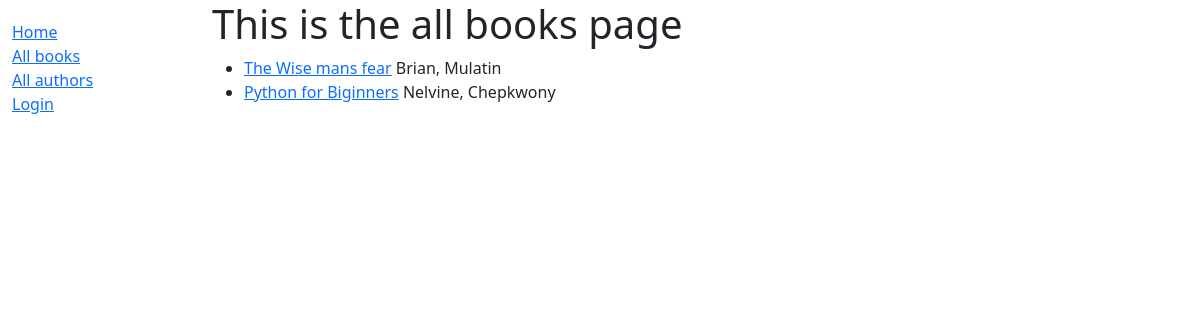
/catalog/books/, run on the app's committed database.
### catalog/models.py (models this page shows, shortened)
class Book(models.Model):
    title=models.CharField(max_length=200)
    author=models.ForeignKey('Author',on_delete=models.SET_NULL,null=True)
    summary=models.TextField(max_length=1000,help_text="Enter a brief description of the book")
    isbn=models.CharField('ISBN',max_length=13,unique=True,help_text='13 characters')
    genre=models.ManyToManyField(Genre,help_text='select a genre for this book')
    def get_absolute_url(self):
        return reverse('book-detail',args=[str(self.id)])
    def display_genre(self):
        """create a string for genre"""
        return ','.join(genre.name for genre in self.genre.all()[:3])
    display_genre.short_description= 'Genre'

class Author(models.Model):
    first_name=models.CharField(max_length=200)
    last_name=models.CharField(max_length=200)
    date_of_birth=models.DateField(null=True,blank=True)
    date_of_death=models.DateField('Died',null=True,blank=True)
    class Meta:
        ordering=['last_name','first_name']
    def __str__(self):
        return f'{self.last_name}, {self.first_name} '

### catalog/views.py (the view)
# urls.py: path('books/', views.BookListView.as_view(),name='books'),
class BookListView(generic.ListView):
    model=Book

### catalog/templates/catalog/book_list.html
{% extends 'base_generic.html' %}
{% block content %}
    <h1>This is the all books page</h1>
    {% if book_list%}
    <ul>
        {% for book in book_list %}
        <li>
            <a href="{{book.get_absolute_url}}">{{book.title}}</a>
            {{book.author}}
        </li>
        {% endfor%}
    </ul>
    {% else%}
    <p>There are no books in the library</p>
    {% endif %}
{% endblock %}

### data on the page
Book: title "The Wise mans fear", author "Brian, Mulatin"
Book: title "Python for Biginners", author "Nelvine, Chepkwony"
